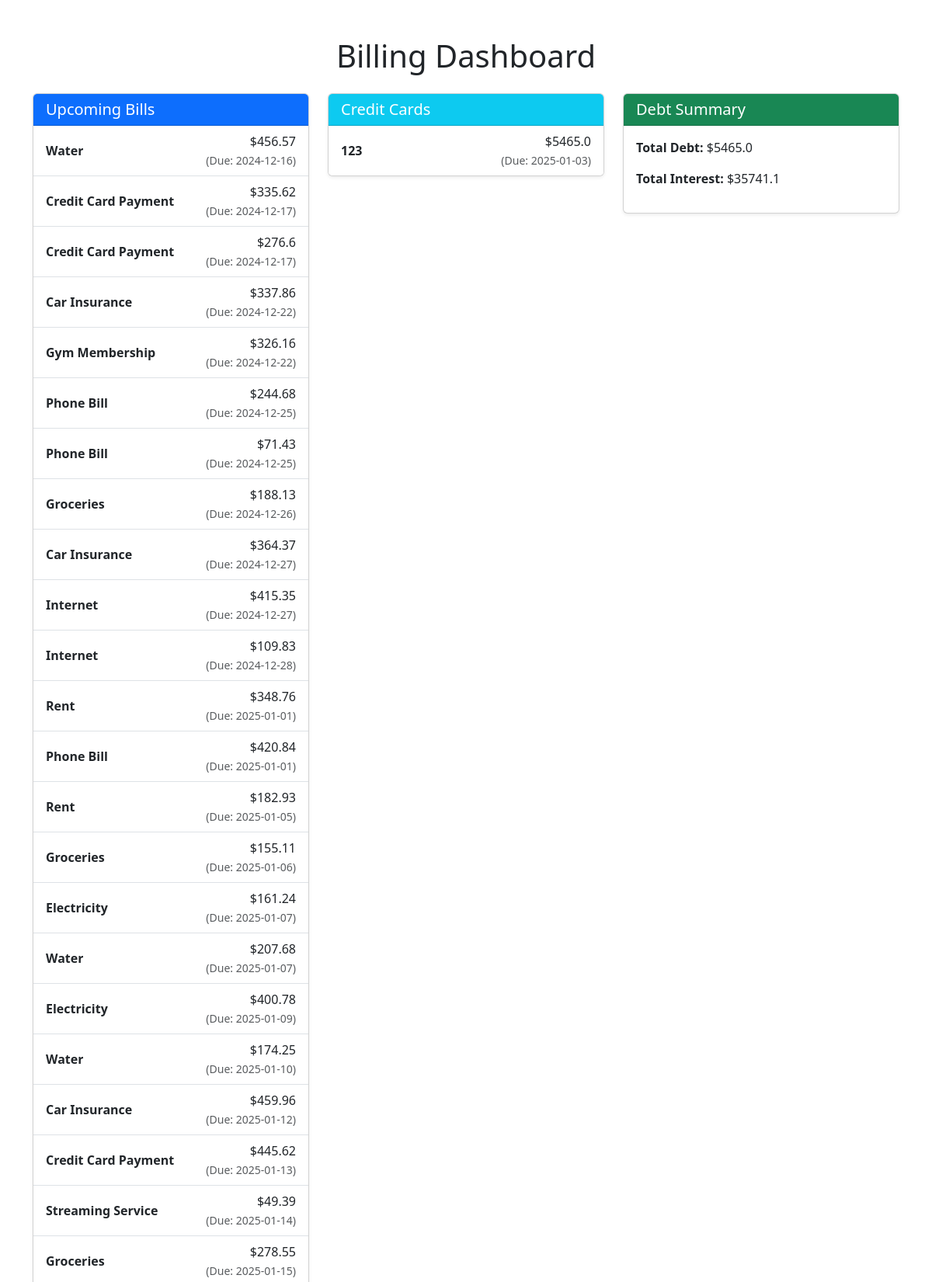
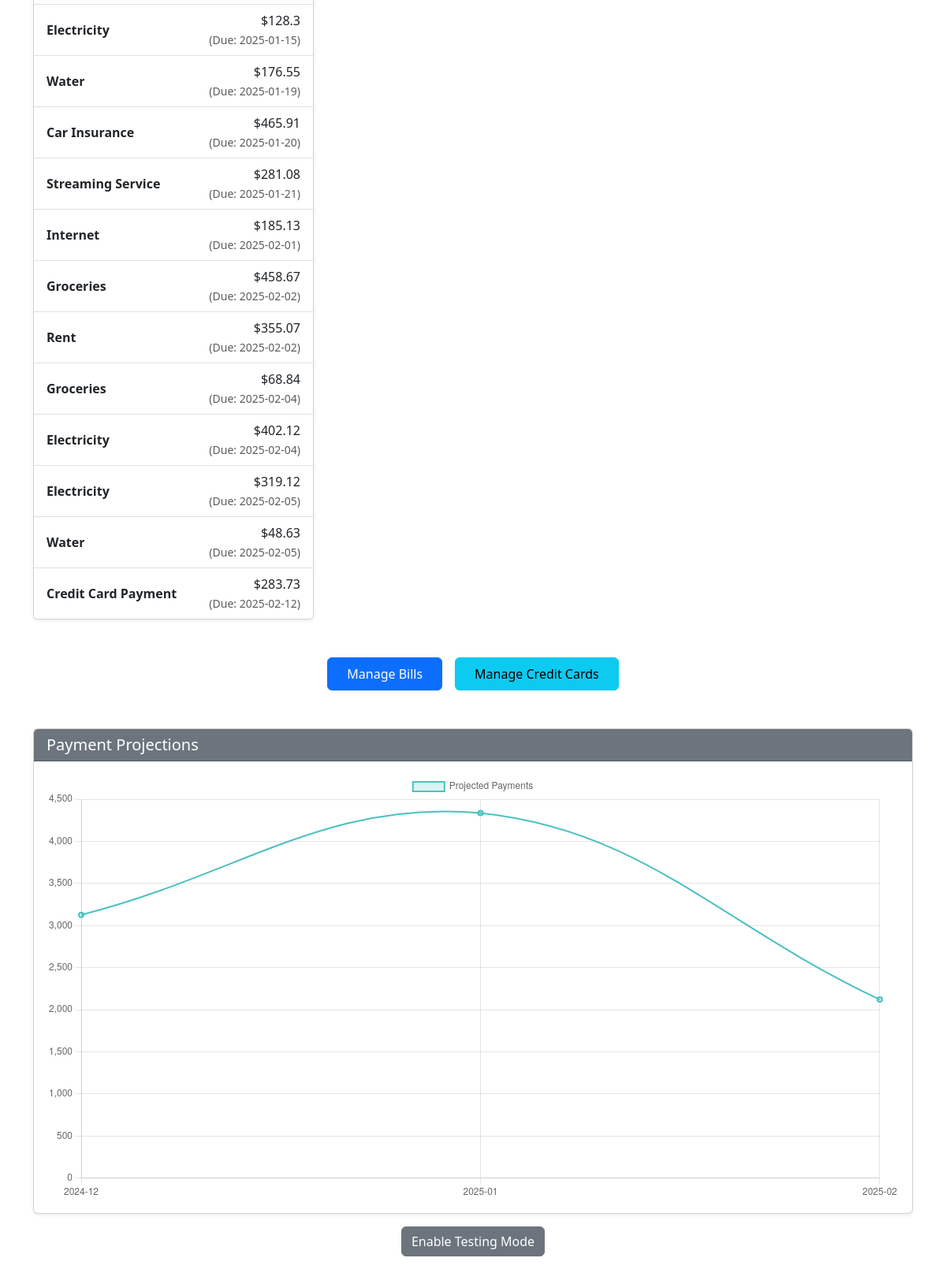
The page / on the database its author committed (2 pictures, top to bottom).
### backend/database.py (models this page shows)
class Bill(db.Model):
    id = db.Column(db.Integer, primary_key=True)
    name = db.Column(db.String(80), nullable=False)
    amount = db.Column(db.Float, nullable=False)
    due_date = db.Column(db.Date, nullable=False)
    recurring = db.Column(db.Boolean, default=False)
    exclude_from_projections = db.Column(db.Boolean, default=False)

class CreditCard(db.Model):
    id = db.Column(db.Integer, primary_key=True)
    name = db.Column(db.String(80), nullable=False)
    balance = db.Column(db.Float, nullable=False)
    interest_rate = db.Column(db.Float, nullable=False)
    due_date = db.Column(db.Date, nullable=True)
    exclude_from_projections = db.Column(db.Boolean, default=False)

### app.py (the view)
@app.route('/')
def home():
    bills = get_all_bills()
    debt_summary = get_debt_summary()
    testing_mode = app.config['TESTING_MODE']
    return render_template(
        'index.html',
        bills=bills,
        debt_summary=debt_summary,
        testing_mode=testing_mode
    )

### backend/debt_manager.py (called while the page is built)
def get_debt_summary():
    debts = Debt.query.all()
    credit_cards = CreditCard.query.all()
    total_balance = sum(debt.balance for debt in debts) + sum(card.balance for card in credit_cards)
    total_interest = sum(debt.balance * debt.interest_rate / 100 for debt in debts) + \
                     sum(card.balance * card.interest_rate / 100 for card in credit_cards)
    return {
        'total_balance': total_balance,
        'total_interest': total_interest,
        'credit_cards': credit_cards
    }

### backend/scheduler.py (called while the page is built)
def get_all_bills(sort_by="due_date"):
    if sort_by == "amount":
        return Bill.query.order_by(Bill.amount).all()
    else:
        return Bill.query.order_by(Bill.due_date).all()

### templates/index.html (shortened to what this page needs)
<!DOCTYPE html>
<html lang="en">
<head>
    <link href="https://cdn.jsdelivr.net/npm/bootstrap@5.3.3/dist/css/bootstrap.min.css" rel="stylesheet">
    <link rel="stylesheet" href="{{ url_for('static', filename='css/styles.css') }}">
</head>
<body>
    <div class="container mt-5">
        <h1 class="text-center mb-4">Billing Dashboard</h1>
        <div class="row">
            <div class="col-md-4">
                <div class="card shadow-sm mb-4">
                    <div class="card-header bg-primary text-white">
                        <h5 class="mb-0">Upcoming Bills</h5>
                    </div>
                    <ul class="list-group list-group-flush">
                        {% for bill in bills %}
                        <li class="list-group-item d-flex justify-content-between align-items-center {% if bill.exclude_from_projections %}text-muted{% endif %}">
                            <div class="text-truncate" style="max-width: 60%;">
                                <strong>{{ bill.name }}</strong>
                            </div>
                            <div class="text-end">
                                <span>${{ bill.amount }}</span><br>
                                <small class="text-muted">(Due: {{ bill.due_date }})</small>
                            </div>
                        </li>
                        {% else %}
                        <li class="list-group-item text-muted">No upcoming bills.</li>
                        {% endfor %}
                    </ul>
                </div>
            </div>
            <div class="col-md-4">
                <div class="card shadow-sm mb-4">
                    <div class="card-header bg-info text-white">
                        <h5 class="mb-0">Credit Cards</h5>
                    </div>
                    <ul class="list-group list-group-flush">
                        {% for card in debt_summary.credit_cards %}
                        <li class="list-group-item d-flex justify-content-between align-items-center {% if card.exclude_from_projections %}text-muted{% endif %}">
                            <div class="text-truncate" style="max-width: 60%;">
                                <strong>{{ card.name }}</strong>
                            </div>
                            <div class="text-end">
                                <span>${{ card.balance }}</span><br>
                                <small class="text-muted">(Due: {{ card.due_date }})</small>
                            </div>
                        </li>
                        {% else %}
                        <li class="list-group-item text-muted">No credit cards added.</li>
                        {% endfor %}
                    </ul>
                </div>
            </div>
            <div class="col-md-4">
                <div class="card shadow-sm mb-4">
                    <div class="card-header bg-success text-white">
                        <h5 class="mb-0">Debt Summary</h5>
                    </div>
                    <div class="card-body">
                        <p><strong>Total Debt:</strong> ${{ debt_summary.total_balance }}</p>
                        <p><strong>Total Interest:</strong> ${{ debt_summary.total_interest }}</p>
                    </div>
                </div>
            </div>
        </div>
        <div class="d-flex justify-content-center gap-3 mt-4">
            <a href="/bills" class="btn btn-primary px-4 py-2">Manage Bills</a>
            <a href="/credit-cards" class="btn btn-info px-4 py-2">Manage Credit Cards</a>
        </div>
    </div>
    <div class="container mt-5">
        <div class="card shadow-sm">
            <div class="card-header bg-secondary text-white">
                <h5 class="mb-0">Payment Projections</h5>
            </div>
            <div class="card-body">
                <canvas id="paymentChart" width="400" height="200"></canvas>
            </div>
        </div>
    </div>
    <div class="text-center my-3">
        <a href="{{ url_for('toggle_testing_mode') }}" class="btn btn-secondary">
            {% if testing_mode %}
                Disable Testing Mode
            {% else %}
                Enable Testing Mode
            {% endif %}
        </a>
    </div>
    <script>
        document.addEventListener("DOMContentLoaded", function () {
            fetch('/api/payment-projections')
                .then(response => response.json())
                .then(data => {
                    const ctx = document.getElementById('paymentChart').getContext('2d');
                    new Chart(ctx, {
                        type: 'line', // Line chart for projections
                        data: {
                            labels: data.labels, // X-axis labels (months)
                            datasets: [{
                                label: 'Projected Payments',
                                data: data.data, // Y-axis values (totals)
                                borderColor: 'rgba(75, 192, 192, 1)',
                                backgroundColor: 'rgba(75, 192, 192, 0.2)',
                                borderWidth: 2,
                                tension: 0.4
                            }]
                        },
                        options: {
                            responsive: true,
                            plugins: {
                                legend: {
                                    display: true,
                                    position: 'top',
                                }
                            },
                            scales: {
                                y: {
                                    beginAtZero: true
                                }
                            }
                        }
                    });
                });
        });
    </script>
</body>
</html>

### static/css/styles.css (style rules this page uses)
.card { transition: transform 0.2s ease-in-out, box-shadow 0.2s ease-in-out; }
.text-truncate { overflow: hidden; text-overflow: ellipsis; white-space: nowrap; }
.text-end { text-align: right; }

### rows shown on the page
Bill: name "Water", amount "456.57", due_date "2024-12-16"
Bill: name "Credit Card Payment", amount "335.62", due_date "2024-12-17"
Bill: name "Credit Card Payment", amount "276.6", due_date "2024-12-17"
Bill: name "Car Insurance", amount "337.86", due_date "2024-12-22"
Bill: name "Gym Membership", amount "326.16", due_date "2024-12-22"
Bill: name "Phone Bill", amount "244.68", due_date "2024-12-25"
Bill: name "Phone Bill", amount "71.43", due_date "2024-12-25"
Bill: name "Groceries", amount "188.13", due_date "2024-12-26"
Bill: name "Car Insurance", amount "364.37", due_date "2024-12-27"
Bill: name "Internet", amount "415.35", due_date "2024-12-27"
Bill: name "Internet", amount "109.83", due_date "2024-12-28"
Bill: name "Rent", amount "348.76", due_date "2025-01-01"
Bill: name "Phone Bill", amount "420.84", due_date "2025-01-01"
Bill: name "Rent", amount "182.93", due_date "2025-01-05"
Bill: name "Groceries", amount "155.11", due_date "2025-01-06"
Bill: name "Electricity", amount "161.24", due_date "2025-01-07"
Bill: name "Water", amount "207.68", due_date "2025-01-07"
Bill: name "Electricity", amount "400.78", due_date "2025-01-09"
Bill: name "Water", amount "174.25", due_date "2025-01-10"
Bill: name "Car Insurance", amount "459.96", due_date "2025-01-12"
Bill: name "Credit Card Payment", amount "445.62", due_date "2025-01-13"
Bill: name "Streaming Service", amount "49.39", due_date "2025-01-14"
Bill: name "Groceries", amount "278.55", due_date "2025-01-15"
Bill: name "Electricity", amount "128.3", due_date "2025-01-15"
Bill: name "Water", amount "176.55", due_date "2025-01-19"
Bill: name "Car Insurance", amount "465.91", due_date "2025-01-20"
Bill: name "Streaming Service", amount "281.08", due_date "2025-01-21"
Bill: name "Internet", amount "185.13", due_date "2025-02-01"
Bill: name "Groceries", amount "458.67", due_date "2025-02-02"
Bill: name "Rent", amount "355.07", due_date "2025-02-02"
Bill: name "Groceries", amount "68.84", due_date "2025-02-04"
Bill: name "Electricity", amount "402.12", due_date "2025-02-04"
Bill: name "Electricity", amount "319.12", due_date "2025-02-05"
Bill: name "Water", amount "48.63", due_date "2025-02-05"
Bill: name "Credit Card Payment", amount "283.73", due_date "2025-02-12"
CreditCard: name "123", balance "5465.0", due_date "2025-01-03"

### other values the page prints
{{ debt_summary.total_balance }} "5465.0"
{{ debt_summary.total_interest }} "35741.1"
